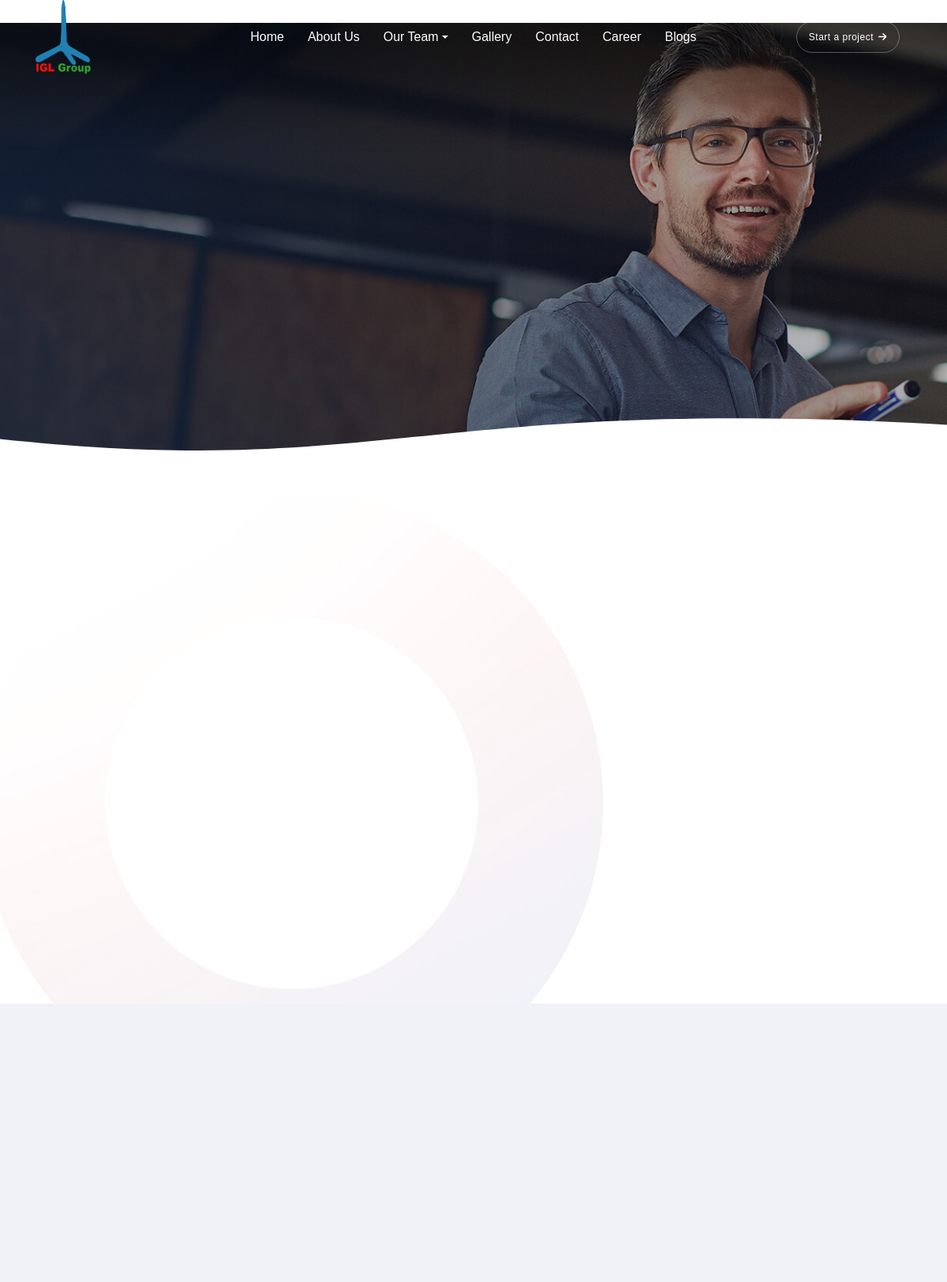
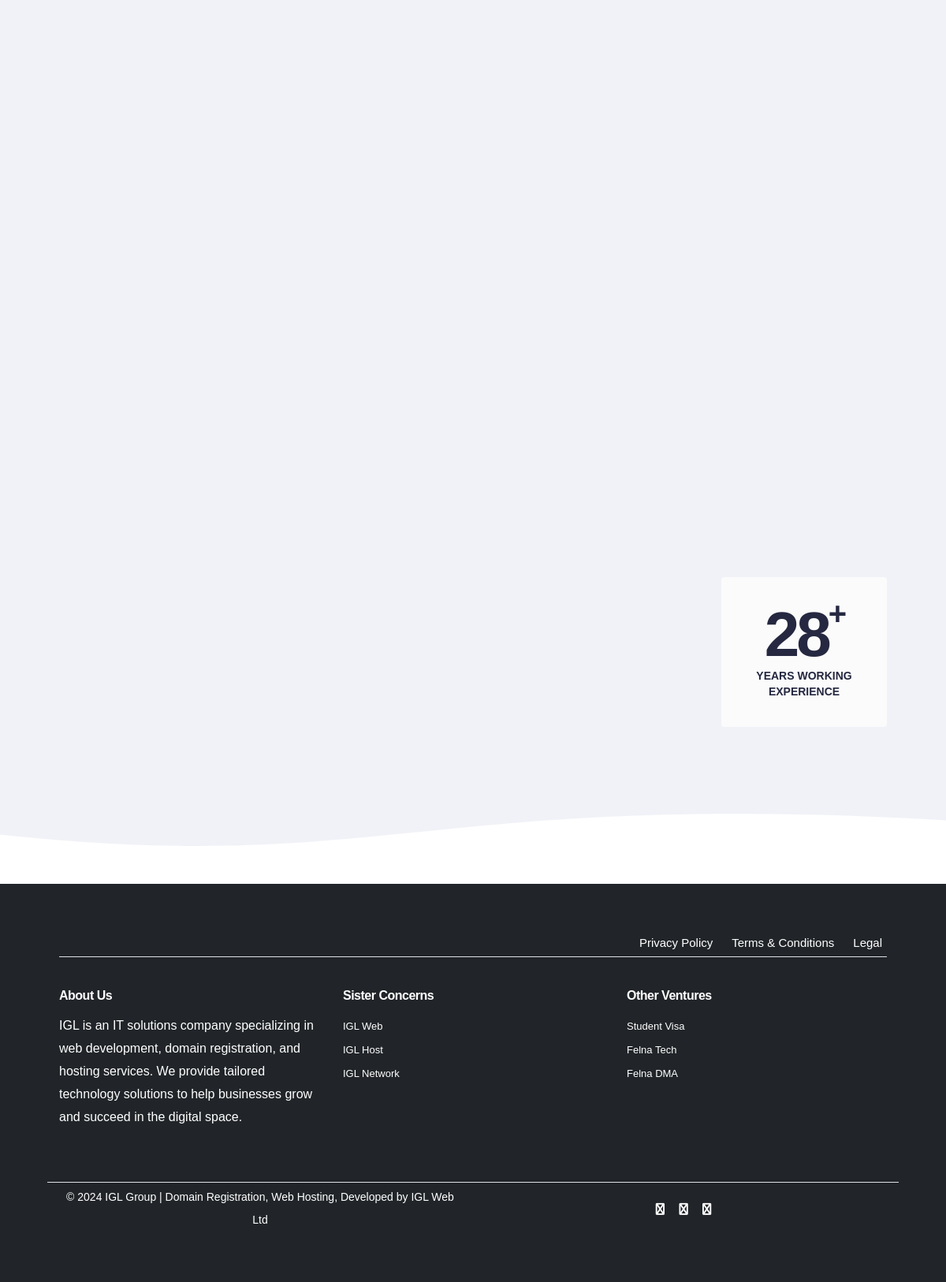
The page /about/ on the database its author committed (2 pictures, top to bottom).
### igl/models.py (models this page shows, shortened)
class Logo(models.Model):
    image = models.ImageField(upload_to='logos/')
    is_active = models.BooleanField(default=True)

class NavMenu(models.Model):
    name = models.CharField(max_length=255)
    url = models.CharField(max_length=255)  # Use CharField instead of URLField
    is_active = models.BooleanField(default=True)
    parent = models.ForeignKey('self', on_delete=models.CASCADE, null=True, blank=True, related_name='sub_menus')

### igl/views.py (the view)
# urls.py: path('about/',views.about,name="about"),
def about(request):
    return render(request, 'frontend/about.html')

### igl/context_processors.py (called while the page is built)
def global_context(request):
    logo = Logo.objects.filter(is_active=True).first()
    menus = NavMenu.objects.filter(is_active=True)
    return {
        'logo': logo,
        'menus': menus,
    }

### igl/templates/frontend/about.html (shortened to what this page needs)
﻿{% extends "frontend/base.html" %}
{% load static %}
{% block body %}
        <section class="pt-0 cover-background ipad-top-space-margin sm-pb-0" style="background-image:url('{% static 'images/demo-it-business-about-title-bg.jpg' %}');">
            <div class="shape-image-animation p-0 w-100 d-none d-md-block">
            </div>
            <div class="container">
                <div class="row align-items-center justify-content-center h-500px sm-h-300px">
                </div>
            </div>
        </section>
        <section class="position-relative pt-3 sm-pt-50px overlap-height background-no-repeat background-position-left-top" style="background-image: url('{% static 'images/demo-it-business-about-bg.jpg' %}')">
            <div class="container overlap-gap-section">
                <div class="row align-items-center mb-6">
                    <div class="col-lg-6 md-mb-50px">
                    </div>
                </div>
                <div class="row">
                </div>
            </div>
        </section>
        <section class="bg-very-light-gray">
            <div class="container-fluid overlap-section">
                <div class="row overflow-hidden">
                    <div class="col-12 col-md-12">
                        <div class="outside-box-right-15 outside-box-left-15 sm-outside-box-left-40 sm-outside-box-right-40">
                            <div class="swiper view-cursor magic-cursor" data-slider-options='{ "slidesPerView": 1, "spaceBetween": 30, "loop": true, "autoplay": { "delay": 2000, "disableOnInteraction": false },  "pagination": { "el": ".swiper-line-pagination", "clickable": true }, "navigation": { "nextEl": ".slider-three-slide-next", "prevEl": ".slider-three-slide-prev" }, "keyboard": { "enabled": true, "onlyInViewport": true }, "breakpoints": { "992": { "slidesPerView": 6 }, "768": { "slidesPerView": 3 }, "320": { "slidesPerView": 3 } }, "effect": "slide" }'>
                                <div class="swiper-wrapper align-items-center">
                                    <div class="swiper-slide">
                                        <img src="{% static 'images/demo-it-business-about-01.jpg'%}" class="border-radius-6px" alt="">
                                    </div>
                                </div>
                            </div>
                        </div>
                    </div>
                </div>
            </div>
        </section>
        <section class="bg-very-light-gray pt-0 background-no-repeat background-position-left-top position-relative" style="background-image: url('{% static 'images/demo-it-business-about-bg2.jpg' %}')">
            <div class="container">
                <div class="row align-items-center justify-content-center mb-7">
                    <div class="col-lg-6 text-center md-mb-20px offset-xl-1">
                        <figure class="position-relative mb-0 overflow-hidden" data-shadow-animation="true" data-bottom-top="transform: translateY(70px)" data-top-bottom="transform: translateY(-70px)">
                            <figcaption class="position-absolute border-radius-4px text-center right-30px bottom-30px pt-35px pb-35px ps-5px pe-5px bg-white-transparent glass-effect">
                                <span class="fs-80 lh-75 text-dark-gray ls-minus-4px position-relative fw-800 mb-5px d-block alt-font">28<sub class="fs-40 lh-40 text-dark-gray position-relative top-minus-40px">+</sub></span>
                                <span class="d-block mx-auto fs-14 fw-700 lh-20 w-200px text-center text-dark-gray text-uppercase">Years working experience</span>
                            </figcaption>
                        </figure>
                    </div>
                </div>
            </div>
            <div class="shape-image-animation p-0 w-100 bottom-minus-40px xl-bottom-0px d-none d-md-block">
            </div>
        </section>
        {% endblock %}

### igl/templates/frontend/base.html (shortened to what this page needs)
﻿{% load static %}
<!doctype html>
<html class="no-js" lang="en">
    <head>
        <link href="https://cdnjs.cloudflare.com/ajax/libs/font-awesome/6.0.0-beta3/css/all.min.css" rel="stylesheet">
        <link rel="stylesheet" href="{% static 'css/vendors.min.css' %}">
<link rel="stylesheet" href="{% static 'css/icon.min.css' %}">
<link rel="stylesheet" href="{% static 'css/style.min.css' %}">
<link rel="stylesheet" href="{% static 'css/responsive.min.css' %}">
<link rel="stylesheet" href="{% static 'css/it-business/it-business.css' %}">
<link rel="stylesheet" href="{% static 'css/style.css' %}">
    </head>
      <header>
<nav class="navbar navbar-expand-lg header-transparent bg-transparent header-reverse glass-effect " data-header-hover="light">
  <div class="container-fluid">
       <div class="logo">
        {% if logo %}
            <img src="{{ logo.image.url }}" alt="{{ logo.alt_text }}">
        {% else %}
            <p>No logo available</p>
        {% endif %}
    </div>
      <div class="col-auto col-xxl-6 col-lg-8 menu-order position-static">
          <div class="collapse navbar-collapse justify-content-center" id="navbarNav">
            <ul class="navbar-nav">
                {% for menu in menus %}
                    {% if menu.sub_menus.exists %}
                        <li class="nav-item dropdown">
                            <a href="{{ menu.url }}" class="nav-link dropdown-toggle" id="navbarDropdownMenuLink" role="button" data-bs-toggle="dropdown" aria-expanded="false">
                                {{ menu.name }}
                            </a>
                        </li>
                    {% else %}
                        <li class="nav-item">
                            <a href="{{ menu.url }}" class="nav-link">{{ menu.name }}</a>
                        </li>
                    {% endif %}
                {% endfor %}
            </ul>
        </div>
      </div>
      <div class="col-auto col-xxl-3 col-lg-2 text-end d-none d-sm-flex">
          <div class="header-icon">
              <a href="{% url 'contact' %}" class="btn btn-large btn-transparent-white-light btn-rounded text-transform-none border-1">Start a project<i class="fa-solid fa-arrow-right"></i></a>
          </div>
      </div>
  </div>
</nav>
    </header>
    <body data-mobile-nav-style="full-screen-menu" data-mobile-nav-bg-color="#252840">
        {% block body %}{% endblock %}
        <footer class="footer-light position-relative p-5 bg-dark text-white">
          <div class="container position-relative">
              <div class="upper-box border-bottom">
                <div class="d-flex justify-content-between align-items-center flex-wrap">
                  <ul class="footer-nav list-inline m-0">
                      <li class="list-inline-item"><a href="#">Privacy Policy</a></li>
                      <li class="list-inline-item"><a href="#">Terms & Conditions</a></li>
                      <li class="list-inline-item"><a href="#">Legal</a></li>
                  </ul>
              </div>
            </div>
              <div class="row justify-content-center pt-3">
                  <div class="col-md-4 col-sm-6 mb-4">
                      <div class="footer-column">
                          <h5 class="footer-heading">About Us</h5>
                          <p>
                              IGL is an IT solutions company specializing in web development, domain registration,
                              and hosting services. We provide tailored technology solutions to help businesses
                              grow and succeed in the digital space.
                          </p>
                      </div>
                  </div>
                  <div class="col-md-4 col-sm-6 mb-4">
                      <div class="footer-column">
                          <h5 class="footer-heading">Sister Concerns</h5>
                          <ul class="list-unstyled">
                              <li><a target="_blank" href="https://iglweb.com/">IGL Web</a></li>
                              <li><a target="_blank" href="https://iglweb.com/web/">IGL Host</a></li>
                              <li><a target="_blank" href="https://iglnet.com/">IGL Network</a></li>
                          </ul>
                      </div>
                  </div>
                  <div class="col-md-4 col-sm-6 mb-4">
                      <div class="footer-column">
                          <h5 class="footer-heading">Other Ventures</h5>
                          <ul class="list-unstyled">
                              <li><a target="_blank" href="https://studentvisabd.com/">Student Visa</a></li>
                              <li><a target="_blank" href="https://felnatech.com/">Felna Tech</a></li>
                              <li><a target="_blank" href="https://felnadma.com/">Felna DMA</a></li>
                          </ul>
                      </div>
                  </div>
              </div>
            <div class="row align-items-center justify-content-between py-2 border-top">
              <div class="col-md-6 text-md-left text-center">
                  <p class="m-0 small">
                      © 2024 <a href="https://iglgroup.org/" class="text-white">IGL Group</a> |
                      <a target="_blank" href="https://client.iglweb.com/cart.php?a=add&amp;domain=register" class="text-white">Domain Registration</a>,
                      <a target="_blank" href="https://iglweb.com/web/" class="text-white">Web Hosting</a>, Developed by
                      <a href="https://iglweb.com/" class="text-white">IGL Web Ltd</a>
                  </p>
              </div>
              <div class="col-md-6 text-md-right text-center">
                  <ul class="list-inline m-0">
                      <li class="list-inline-item">
                          <a target="_blank" href="https://www.facebook.com/iglgroupbd/" class="text-white">
                              <span class="fa fa-facebook"></span>
                          </a>
                      </li>
                      <li class="list-inline-item">
                          <a target="_blank" href="#" class="text-white">
                              <span class="fa fa-youtube"></span>
                          </a>
                      </li>
                      <li class="list-inline-item">
                          <a target="_blank" href="https://wa.me/01958666999" class="text-white">
                              <span class="fa fa-whatsapp"></span>
                          </a>
                      </li>
                  </ul>
              </div>
            </div>
          </div>
      </footer>
    </body>
</html>

### igl/static/css/it-business.css (style rules this page uses)
:root { --base-color: #074eb9; --dark-gray:#252840; --black:#05060a; --medium-gray:#7d8087; --very-light-gray: #f0f2f8; --primary-font: 'Plus Jakarta Sans', sans-serif; }
body { line-height: 29px; }
.navbar .navbar-nav .nav-link { font-size: 17px; }
header .btn.btn-rounded.btn-large { padding:10px 26px; font-size: 13px; font-weight: 500; }
[class*=btn-transparent], [class*=" btn-transparent"] { font-weight: 500; }
.btn { text-transform: none; font-family: var(--primary-font); }
.h1, .h2, .h3, .h4, .h5, .h6, h1, h2, h3, h4, h5, h6 { margin-bottom: 25px; }
footer ul li { margin-bottom: 0; }
@media (max-width: 1299px) { .navbar .navbar-nav .nav-link { font-size: 16px; } }
@media (max-width: 1299px) { header .btn.btn-rounded.btn-large { padding: 10px 15px; font-size: 12px; } }

### igl/static/css/style.css (style rules this page uses)
.footer-light { background-color: #343a40; color: #fff; padding: 8px 0; }
.footer-heading { font-size: 1rem; font-weight: 700; color: #fff; margin-bottom: 6px; }
.footer-nav { display: flex; justify-content: flex-end; gap: 10px; margin: 0; padding: 0; }
.footer-nav a, .footer-column a { color: #fff; text-decoration: none; transition: color 0.3s; font-size: 13px; }
.footer-column { margin-bottom: 0.6rem; }
.upper-box { display: flex; justify-content: flex-end; align-items: center; flex-wrap: wrap; padding-bottom: 3px; }
.border-top { margin-top: 0; padding-top: 2px; }
.py-2 { padding-top: 4px !important; padding-bottom: 4px !important; }
.list-inline-item a { font-size: 15px; margin-right: 6px; color: #fff; transition: color 0.3s; }
.navbar-nav { margin-left: auto; }
.logo { width: 70px; }
.navbar-nav .nav-item.dropdown { position: relative; }
.navbar-nav .nav-item .nav-link { color: #fff !important; padding: 10px 15px; font-size: 16px; transition: all 0.3s ease-in-out; }

### rows shown on the page
Logo: image (picture)
NavMenu: name "Home"
NavMenu: name "About Us"
NavMenu: name "Our Team"
NavMenu: name "Gallery"
NavMenu: name "Contact"
NavMenu: name "Career"
NavMenu: name "Blogs"
